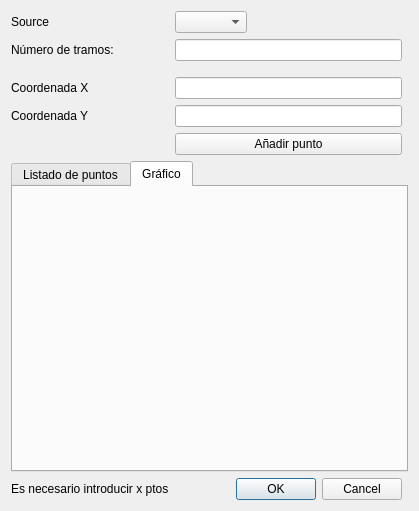
<?xml version="1.0" encoding="UTF-8"?>
<ui version="4.0">
 <class>trans_lineal</class>
 <widget class="QDialog" name="trans_lineal">
  <property name="geometry">
   <rect>
    <x>0</x>
    <y>0</y>
    <width>419</width>
    <height>511</height>
   </rect>
  </property>
  <property name="sizePolicy">
   <sizepolicy hsizetype="Preferred" vsizetype="MinimumExpanding">
    <horstretch>0</horstretch>
    <verstretch>0</verstretch>
   </sizepolicy>
  </property>
  <property name="windowTitle">
   <string>Dialog</string>
  </property>
  <layout class="QGridLayout" name="gridLayout">
   <item row="2" column="1">
    <widget class="QLineEdit" name="lineEdit">
     <property name="sizePolicy">
      <sizepolicy hsizetype="Minimum" vsizetype="Fixed">
       <horstretch>0</horstretch>
       <verstretch>0</verstretch>
      </sizepolicy>
     </property>
    </widget>
   </item>
   <item row="29" column="1">
    <widget class="QDialogButtonBox" name="buttonBox">
     <property name="orientation">
      <enum>Qt::Horizontal</enum>
     </property>
     <property name="standardButtons">
      <set>QDialogButtonBox::Cancel|QDialogButtonBox::Ok</set>
     </property>
    </widget>
   </item>
   <item row="0" column="1">
    <widget class="QComboBox" name="comboBox">
     <property name="sizePolicy">
      <sizepolicy hsizetype="Fixed" vsizetype="Fixed">
       <horstretch>0</horstretch>
       <verstretch>0</verstretch>
      </sizepolicy>
     </property>
    </widget>
   </item>
   <item row="29" column="0">
    <widget class="QLabel" name="label_2">
     <property name="text">
      <string>Es necesario introducir x ptos</string>
     </property>
    </widget>
   </item>
   <item row="7" column="0">
    <widget class="QLabel" name="label_4">
     <property name="text">
      <string>Coordenada Y</string>
     </property>
    </widget>
   </item>
   <item row="6" column="0">
    <widget class="QLabel" name="label_3">
     <property name="text">
      <string>Coordenada X</string>
     </property>
    </widget>
   </item>
   <item row="7" column="1">
    <widget class="QLineEdit" name="lineEdit_2">
     <property name="sizePolicy">
      <sizepolicy hsizetype="Minimum" vsizetype="Fixed">
       <horstretch>0</horstretch>
       <verstretch>0</verstretch>
      </sizepolicy>
     </property>
    </widget>
   </item>
   <item row="27" column="0" colspan="3">
    <widget class="QTabWidget" name="tabWidget">
     <property name="sizePolicy">
      <sizepolicy hsizetype="Ignored" vsizetype="Expanding">
       <horstretch>0</horstretch>
       <verstretch>0</verstretch>
      </sizepolicy>
     </property>
     <property name="currentIndex">
      <number>1</number>
     </property>
     <widget class="QWidget" name="tab_ptos">
      <attribute name="title">
       <string>Listado de puntos</string>
      </attribute>
      <layout class="QVBoxLayout" name="verticalLayout_2">
       <item>
        <widget class="QTableWidget" name="tableWidget"/>
       </item>
      </layout>
     </widget>
     <widget class="QWidget" name="Tab_Graph">
      <attribute name="title">
       <string>Gráfico</string>
      </attribute>
      <layout class="QVBoxLayout" name="verticalLayout">
       <item>
        <widget class="QWidget" name="widget" native="true"/>
       </item>
      </layout>
     </widget>
    </widget>
   </item>
   <item row="6" column="1">
    <widget class="QLineEdit" name="lineEdit_3">
     <property name="sizePolicy">
      <sizepolicy hsizetype="Minimum" vsizetype="Fixed">
       <horstretch>0</horstretch>
       <verstretch>0</verstretch>
      </sizepolicy>
     </property>
    </widget>
   </item>
   <item row="0" column="0">
    <widget class="QLabel" name="label_5">
     <property name="text">
      <string>Source</string>
     </property>
    </widget>
   </item>
   <item row="2" column="0">
    <widget class="QLabel" name="label">
     <property name="sizePolicy">
      <sizepolicy hsizetype="Maximum" vsizetype="Preferred">
       <horstretch>0</horstretch>
       <verstretch>0</verstretch>
      </sizepolicy>
     </property>
     <property name="text">
      <string>Número de tramos:</string>
     </property>
    </widget>
   </item>
   <item row="5" column="0">
    <spacer name="verticalSpacer">
     <property name="orientation">
      <enum>Qt::Vertical</enum>
     </property>
     <property name="sizeType">
      <enum>QSizePolicy::Minimum</enum>
     </property>
     <property name="sizeHint" stdset="0">
      <size>
       <width>20</width>
       <height>10</height>
      </size>
     </property>
    </spacer>
   </item>
   <item row="8" column="1">
    <widget class="QPushButton" name="pushButton">
     <property name="text">
      <string>Añadir punto</string>
     </property>
    </widget>
   </item>
  </layout>
 </widget>
 <resources/>
 <connections>
  <connection>
   <sender>buttonBox</sender>
   <signal>accepted()</signal>
   <receiver>trans_lineal</receiver>
   <slot>accept()</slot>
   <hints>
    <hint type="sourcelabel">
     <x>248</x>
     <y>254</y>
    </hint>
    <hint type="destinationlabel">
     <x>157</x>
     <y>274</y>
    </hint>
   </hints>
  </connection>
  <connection>
   <sender>buttonBox</sender>
   <signal>rejected()</signal>
   <receiver>trans_lineal</receiver>
   <slot>reject()</slot>
   <hints>
    <hint type="sourcelabel">
     <x>316</x>
     <y>260</y>
    </hint>
    <hint type="destinationlabel">
     <x>286</x>
     <y>274</y>
    </hint>
   </hints>
  </connection>
 </connections>
</ui>
